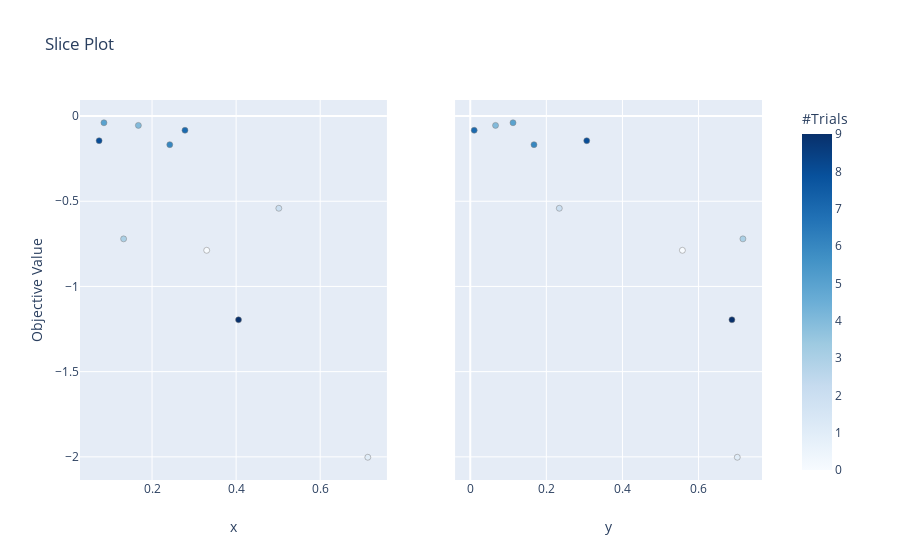

The notebook cell saved with this chart:
### Code cell
optuna.visualization.plot_slice(study)

### Figure 1 — Plotly figure (JSON) as saved in the notebook; plotly's stock layout.template omitted (floating-point values rounded to 4 significant figures)
{"data": [{"marker": {"color": [0, 1, 2, 3, 4, 5, 6, 7, 8, 9], "colorbar": {"title": {"text": "#Trials"}, "x": 1, "xpad": 40}, "colorscale": [[0, "rgb(247,251,255)"], [0.125, "rgb(222,235,247)"], [0.25, "rgb(198,219,239)"], [0.375, "rgb(158,202,225)"], [0.5, "rgb(107,174,214)"], [0.625, "rgb(66,146,198)"], [0.75, "rgb(33,113,181)"], [0.875, "rgb(8,81,156)"], [1, "rgb(8,48,107)"]], "line": {"color": "Grey", "width": 0.5}, "showscale": true}, "mode": "markers", "showlegend": false, "type": "scatter", "x": [0.33, 0.7133, 0.5016, 0.1323, 0.1675, 0.08553, 0.2421, 0.2783, 0.074, 0.4057], "xaxis": "x", "y": [-0.7877, -2.002, -0.5411, -0.7206, -0.05474, -0.03917, -0.1678, -0.08333, -0.1445, -1.196], "yaxis": "y"}, {"marker": {"color": [0, 1, 2, 3, 4, 5, 6, 7, 8, 9], "colorbar": {"title": {"text": "#Trials"}, "x": 1, "xpad": 40}, "colorscale": [[0, "rgb(247,251,255)"], [0.125, "rgb(222,235,247)"], [0.25, "rgb(198,219,239)"], [0.375, "rgb(158,202,225)"], [0.5, "rgb(107,174,214)"], [0.625, "rgb(66,146,198)"], [0.75, "rgb(33,113,181)"], [0.875, "rgb(8,81,156)"], [1, "rgb(8,48,107)"]], "line": {"color": "Grey", "width": 0.5}, "showscale": false}, "mode": "markers", "showlegend": false, "type": "scatter", "x": [0.5575, 0.7018, 0.2341, 0.7166, 0.06648, 0.1124, 0.1675, 0.01037, 0.3061, 0.6877], "xaxis": "x2", "y": [-0.7877, -2.002, -0.5411, -0.7206, -0.05474, -0.03917, -0.1678, -0.08333, -0.1445, -1.196], "yaxis": "y2"}], "layout": {"title": {"text": "Slice Plot"}, "xaxis": {"anchor": "y", "domain": [0, 0.45], "title": {"text": "x"}}, "xaxis2": {"anchor": "y2", "domain": [0.55, 1], "title": {"text": "y"}}, "yaxis": {"anchor": "x", "domain": [0, 1], "title": {"text": "Objective Value"}}, "yaxis2": {"anchor": "x2", "domain": [0, 1], "matches": "y", "showticklabels": false}}}
